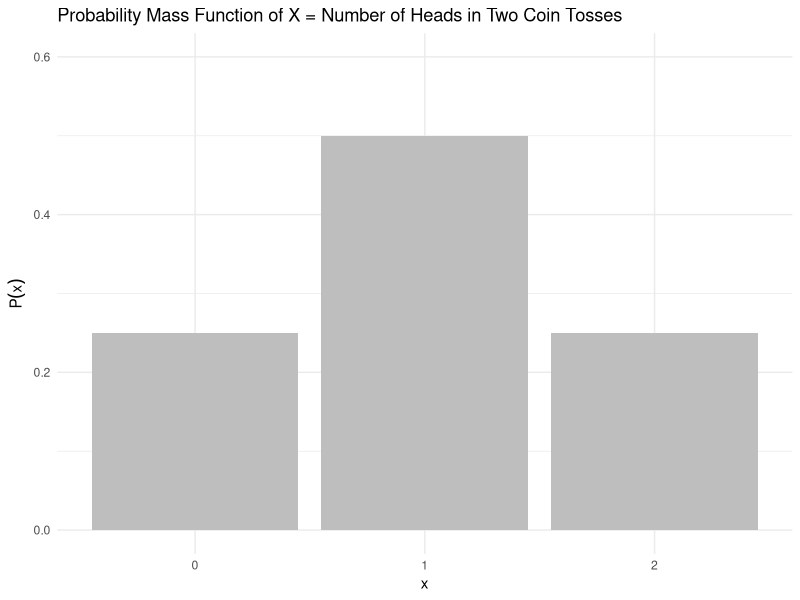
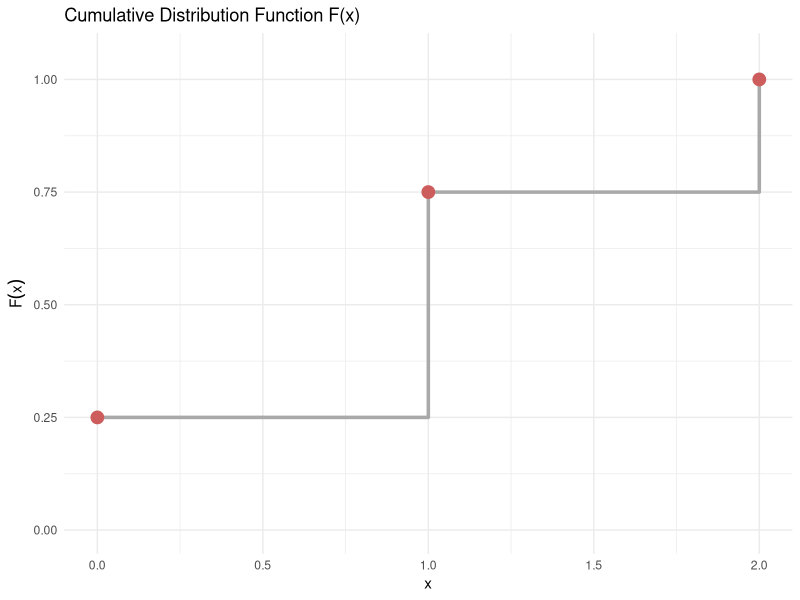

Write the R code that produced these figures, in order.
## ---- chunk 1
#| echo: false

library(ggplot2)

# Define values and probabilities
df_pmf <- data.frame(
  x = c(0, 1, 2),
  p = c(0.25, 0.5, 0.25)
)

# PMF plot
ggplot(df_pmf, aes(x = factor(x), y = p)) +
  geom_col(fill = "grey") +
  labs(
    title = "Probability Mass Function of X = Number of Heads in Two Coin Tosses",
    x = "x",
    y = expression(P(x))
  ) +
  ylim(0, 0.6) +
  theme_minimal()
## ---- chunk 2
#| echo: false


# Values and PMF
df <- data.frame(
  x = c(0, 1, 2),
  p = c(0.25, 0.5, 0.25)
)

# Add cumulative probabilities
df$F_x <- cumsum(df$p)

# CDF Step Plot
ggplot(df, aes(x = x, y = F_x)) +
  geom_step(direction = "hv", linewidth = 1.2, color = "darkgrey") +
  geom_point(size = 4, color = "indianred") +
  labs(
    title = "Cumulative Distribution Function F(x)",
    x = "x",
    y = expression(F(x))
  ) +
  ylim(0, 1.05) +
  theme_minimal()
